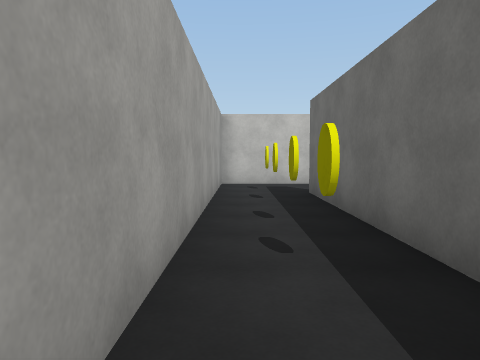
view 1 (above)

24 first-person views from a walk through a Unity game level. The camera is 1.5 m above the floor, tilts 4° down and sees 70° across. The floor is counted in squares, 2 m on a side. Each view is taken from the middle of a square. On the plan, view 1 faces up. The plan holds only what a view shows up to about 11 squares ahead; the rest is blank. The player character is not drawn. Surface patterns are stand-ins for the level's own textures.

view 2
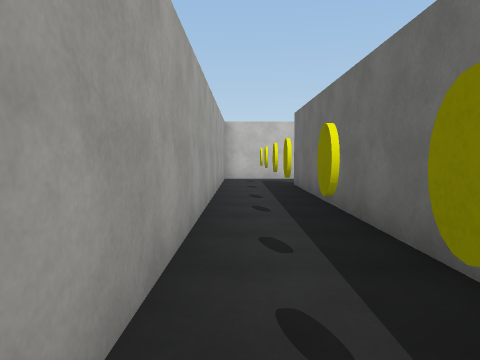

view 3
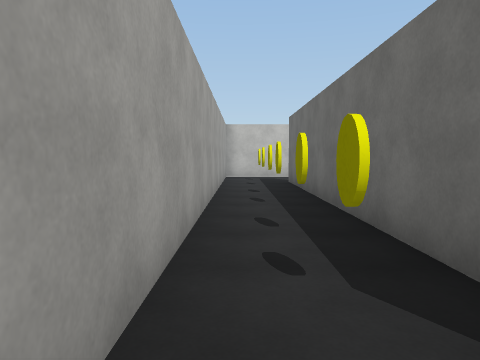

view 4
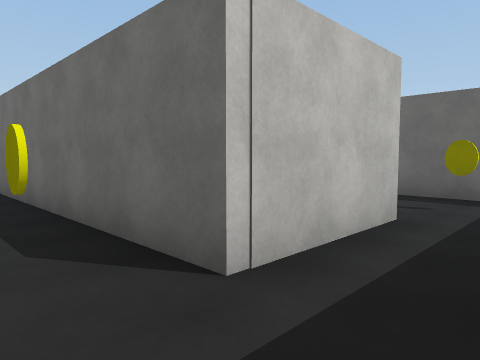

view 5
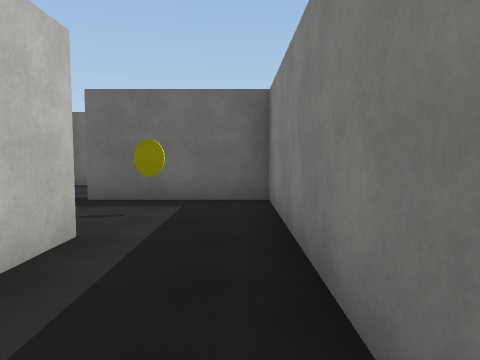

view 6
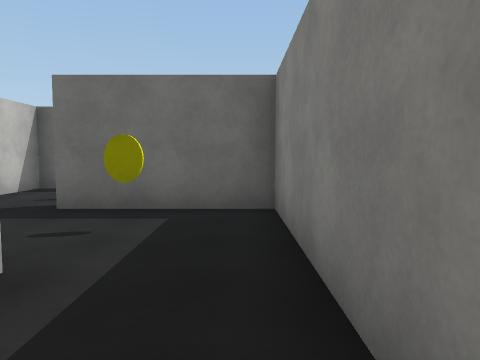

view 7
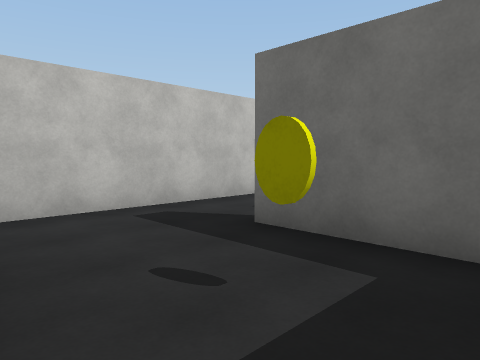

view 8
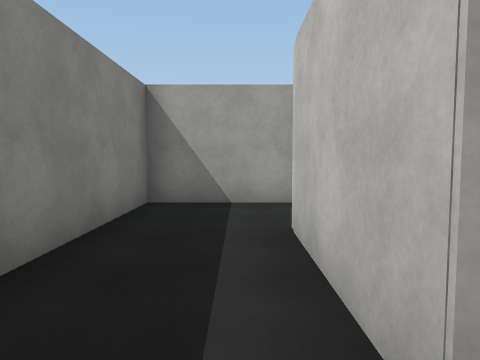

view 9
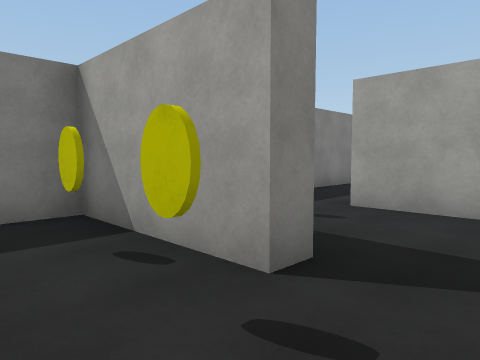

view 10
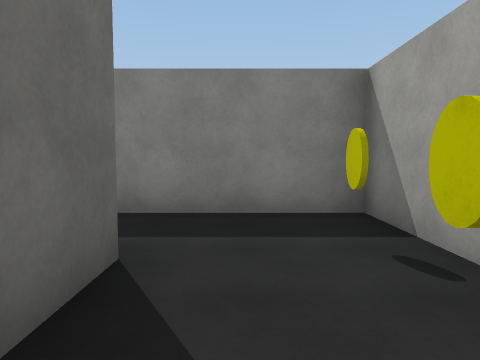

view 11
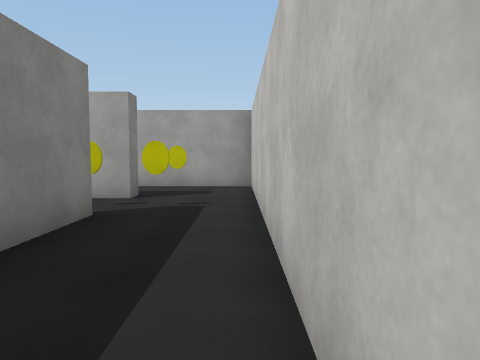

view 12
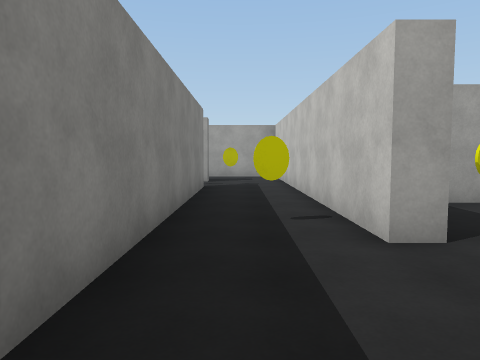

view 13
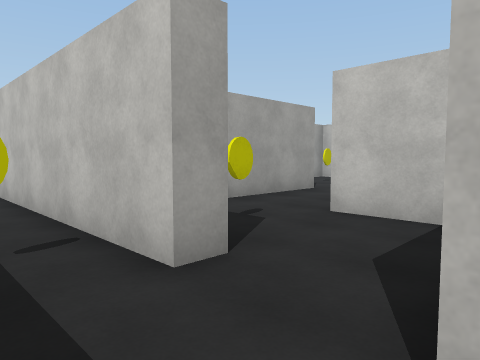

view 14
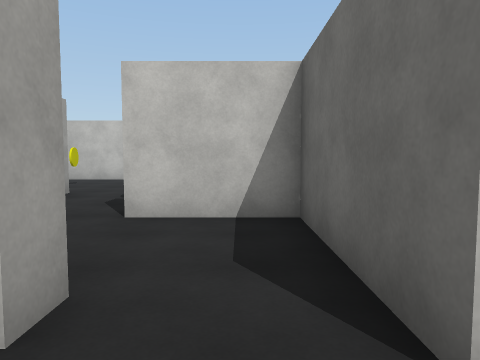

view 15
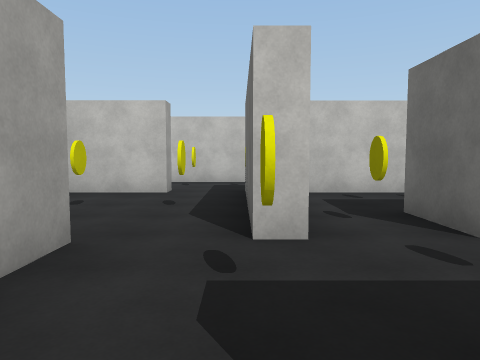

view 16
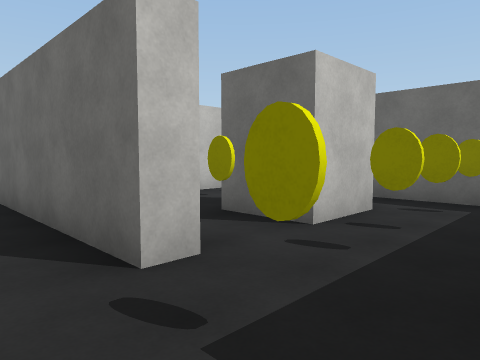

view 17
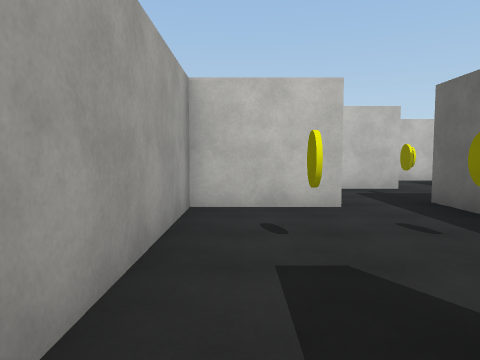

view 18
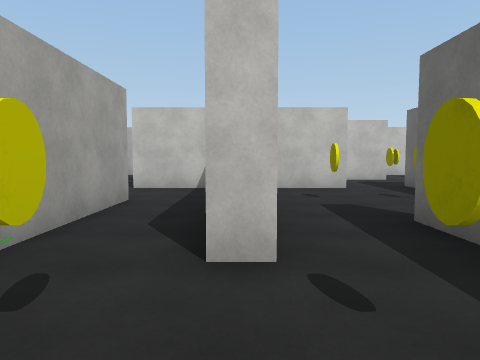

view 19
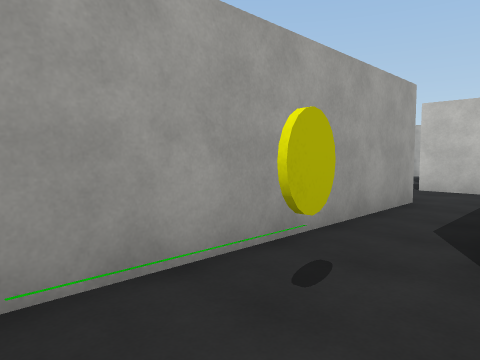

view 20
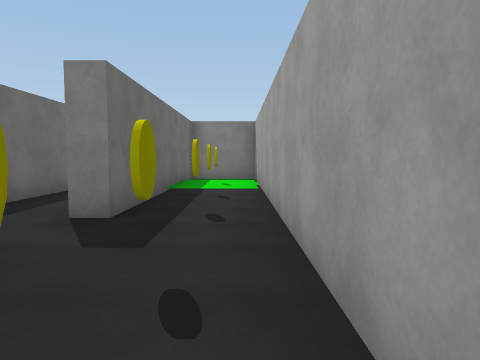

view 21
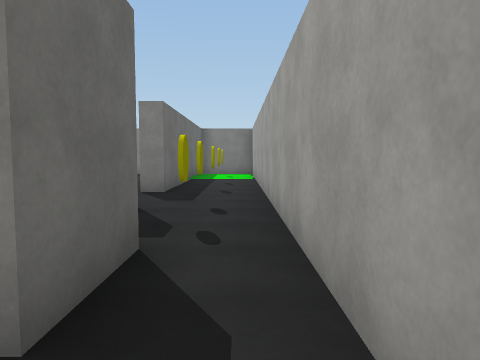

view 22
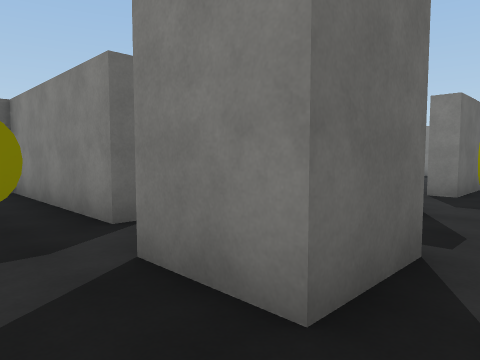

view 23
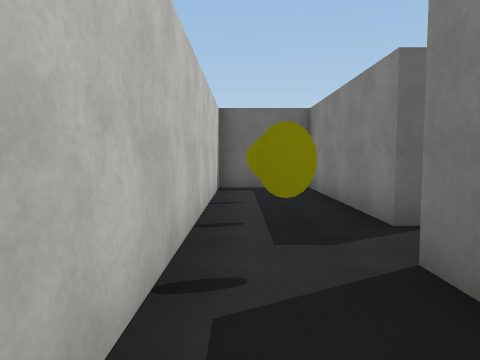

view 24
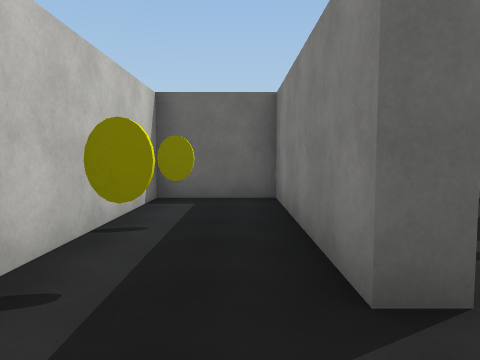

### Floor plan
Key: @ floor where view 1 was taken; # wall or solid block; . main floor; : floor 0.25 m higher than the main floor; / step, stairs or slope; O other object.
Columns run from 1 left of view 1 to 13 right of it. Each row starts with its distance up from view 1.
 25   ###########
 24  ..O.O.O.# .
 23 #........#..
 22 #.OO.#####O.
 21 #..  ...OO.
 20 #.O    ...
 19 #.O#####.#####
 18 #....#...#....
 17 #....#.OO#...
 16 #.O#.#...#.OO #
 15 #..#.#......O.#
 14 #/O#.#.#.O.OOO#
 13 #::#...#..###
 12 #:O#O.O#....#
 11 #..#.. #.O..#
 10 ###########.#
  9 #............
  8 #.O.O....O....
  7 #..#O########
  6 #.O#
  5 #..#
  4 #.O#
  3 #..#
  2 #.O#
  1 #..#  ######
  0 #@O#  .....#
 -1 #.O# #...O.#
 -2 #..###..#..#
 -3 #......O#O..
 -4 #.......#....
 -5 #############

Positions as (right, up) in squares from view 1, and headings:
1: (0, 0), facing up
2: (0, -2), facing up
3: (0, -3), facing up
4: (0, -4), facing up-right
5: (1, -4), facing right
6: (2, -4), facing right
7: (4, -4), facing up-right
8: (5, -3), facing left
9: (9, 0), facing down-left
10: (9, 0), facing down
11: (8, 9), facing left
12: (12, 8), facing left
13: (11, 8), facing up-left
14: (10, 8), facing up
15: (8, 12), facing up
16: (7, 13), facing up-right
17: (5, 14), facing up
18: (4, 11), facing up
19: (4, 11), facing up-left
20: (0, 21), facing down
21: (0, 24), facing down
22: (0, 24), facing down-right
23: (0, 24), facing right
24: (2, 23), facing right
